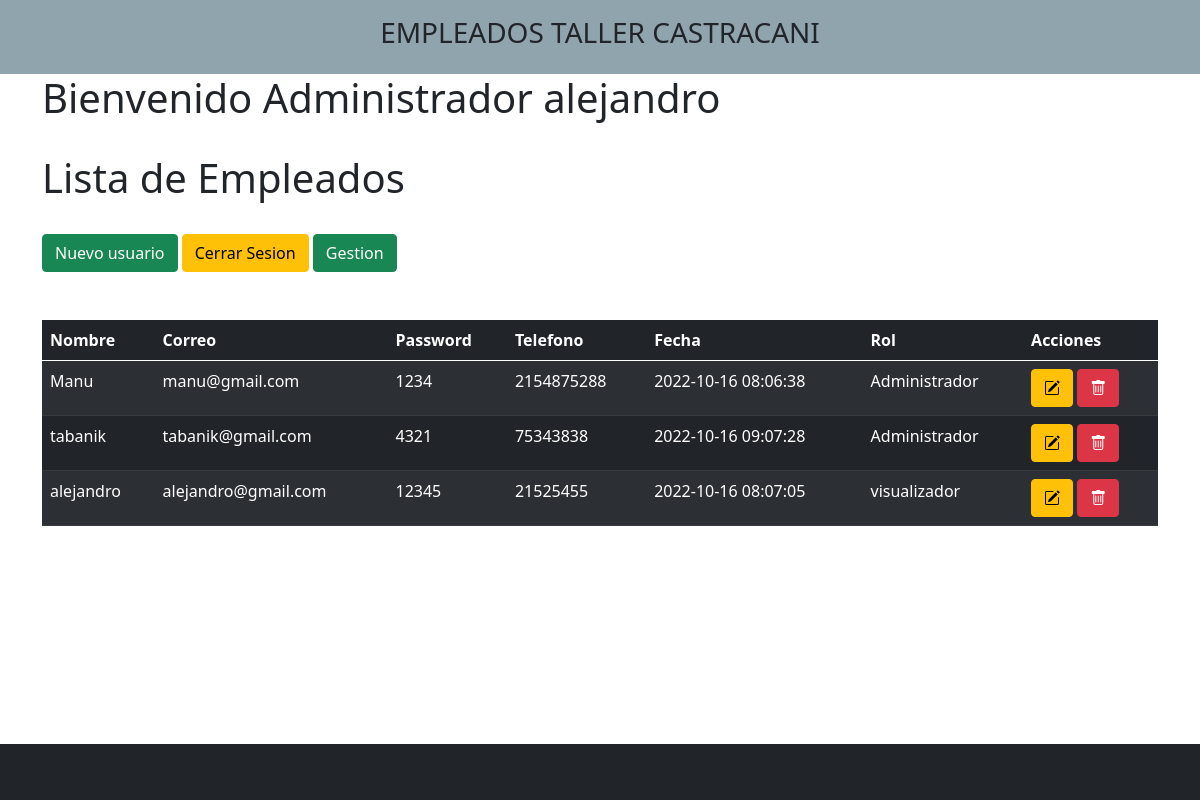
Screenshot of /views/Admin.php (signed in) with the database file from the repository.
### tables this page shows
CREATE TABLE `user` (
  `id` int(11) NOT NULL,
  `nombre` varchar(50) NOT NULL,
  `correo` varchar(50) NOT NULL,
  `telefono` varchar(50) NOT NULL,
  `password` varchar(50) NOT NULL,
  `fecha` timestamp NOT NULL DEFAULT current_timestamp() ON UPDATE current_timestamp(),
  `rol` int(11) NOT NULL
);

CREATE TABLE `permisos` (
  `id` int(11) NOT NULL,
  `rol` varchar(50) NOT NULL
);

### views/Admin.php (the view, shortened to what this page needs)
<!DOCTYPE html>
<html lang="en">
<head>
    <link rel="stylesheet" href="https://cdn.jsdelivr.net/npm/bootstrap@5.0.2/dist/css/bootstrap.min.css">
    <link rel="stylesheet" href="https://cdn.jsdelivr.net/npm/bootstrap-icons@1.5.0/font/bootstrap-icons.css">
  </head>
  <div style="background-color:#90A4AE ;">
          <div class="row">
              <div class="col-md">
                  <header class="py-3">
                      <h3 class="text-center" style="background-color:#90A4AE ;">EMPLEADOS TALLER CASTRACANI</h3>
                  </header>
              </div>
          </div>
      </div>
<div class="container is-fluid">
<div class="col-xs-12">
  		<h1>Bienvenido Administrador <?php echo $_SESSION['nombre']; ?></h1>
      <br>
		<h1>Lista de Empleados</h1>
    <br>
		<div>
			<a class="btn btn-success" href="../index.php">Nuevo usuario
      <i class="fa fa-plus"></i> </a>
      <a class="btn btn-warning" href="../includes/_sesion/cerrarSesion.php">Cerrar Sesion
       </a>
       <a class="btn btn-success" href="../personal/personas.php">Gestion
      <i class="fa fa-plus"></i> </a>
		</div>
		<br>
           <br>
      <table class="table table-striped table-dark " id= "table_id">
                         <thead>
                         <tr>
                        <th>Nombre</th>
                        <th>Correo</th>
                        <th>Password</th>
                        <th>Telefono</th>
                        <th>Fecha</th>
                        <th>Rol</th>
                        <th>Acciones</th>
                        </tr>
                        </thead>
                        <tbody>
				<?php
$conexion=mysqli_connect("localhost","root","","usuario");
$SQL="SELECT user.id, user.nombre, user.correo, user.password, user.telefono,
user.fecha, permisos.rol FROM user
LEFT JOIN permisos ON user.rol = permisos.id";
$dato = mysqli_query($conexion, $SQL);
if($dato -> num_rows >0){
    while($fila=mysqli_fetch_array($dato)){
?>
<tr>
<td><?php echo $fila['nombre']; ?></td>
<td><?php echo $fila['correo']; ?></td>
<td><?php echo $fila['password']; ?></td>
<td><?php echo $fila['telefono']; ?></td>
<td><?php echo $fila['fecha']; ?></td>
<td><?php echo $fila['rol']; ?></td>
<td>
<a class="btn btn-warning" href="editar_user.php?id=<?php echo $fila['id']?> ">
<i class="bi bi-pencil-square"></i> </a>
  <a class="btn btn-danger" href="eliminar_user.php?id=<?php echo $fila['id']?>">
  <i class="bi bi-trash"></i></a>
</td>
</tr>
<?php
}
}else{
    ?>
    <tr class="text-center">
    <td colspan="16">No existen registros</td>
    </tr>
    <?php
}
?>
	</body>
  </table>
<?php include 'template/footer.php' ?>
</html>

### rows the page displays
user: nombre "Manu", correo "manu@gmail.com", password "1234", telefono "2154875288", fecha "2022-10-16 08:06:38", permisos.rol "Administrador"
user: nombre "tabanik", correo "tabanik@gmail.com", password "4321", telefono "75343838", fecha "2022-10-16 09:07:28", permisos.rol "Administrador"
user: nombre "alejandro", correo "alejandro@gmail.com", password "12345", telefono "21525455", fecha "2022-10-16 08:07:05", permisos.rol "visualizador"

### other values shown
$_SESSION['nombre'] "alejandro"
